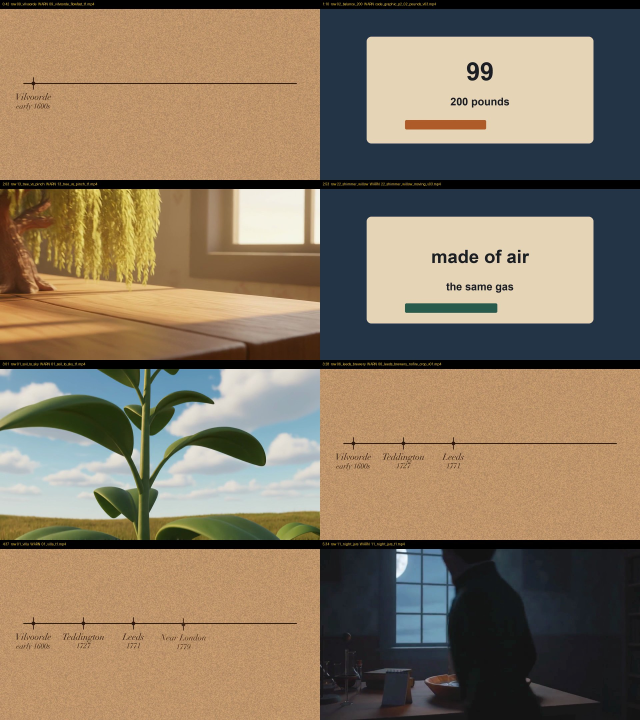
#> input picture 02_Video-Projects/006_Trees-Are-Made-Of-Air/07_Edit-Project/full_join_v01_teach/picture_qa_review.jpg, 1920 x 2160 px (shown at 1/3 size)
$ python -i _mint_part04_flow_v15_ben_fail.py   (imports and definitions only)
#> lines starting #> are read from the running program, lines starting #| are printed output that depends on the picture
#!/usr/bin/env python3
"""Part 04 Flow remint v15 — Ben FAIL (Explorer hair + CLEAN LIGHT + sharp late desks).

Parent FAIL: hos_002_part04_rough_v14.mp4
  sha256 fa62ab22d0f7cbd4f208e5200c9b8b471c23595237b4d7d2dd18e6f47dabad4f

Remint plates: 06_explorer_leaves_gap, 10_family_before_weight,
               11_publish_gaps, 11b_wait_and_hunt
(09b uses lamplock composite unless --also-09b)

Flow: the studio Ultra account on /u/1/. Scores → CoS. No PASS. No Ben ping.
"""
from __future__ import annotations

import hashlib
import json
import os
import shutil
import subprocess
import sys
import time
from pathlib import Path

from PIL import Image, ImageDraw, ImageFilter
from playwright.sync_api import sync_playwright

# [6 lines left out: function _account_sha256, not called in this run]


def _blob_account_sha256s(text: str) -> set[str]:
    import re as _re
    return {_account_sha256(e) for e in _re.findall(r"[A-Za-z0-9._%+-]+@(?:gmail|googlemail)\.com", text or "", _re.I)}


REPO = Path(__file__).resolve().parents[3]
sys.path.insert(0, str(REPO / "04_Audio" / "tools"))
import orbit_flow_veo_ui as flow  # noqa: E402

flow.FLOW_HOME = os.environ.get("ORBIT_FLOW_HOME", "https://flow.google.com/u/1/")

PROJ = Path(__file__).resolve().parents[1]
RAW = PROJ / "04_Generated-Clips/part04/raw/v15_fast"
REJECTED = RAW / "_rejected"
QA = PROJ / "07_Edit-Project/_qa_part04_v15_flow"
META = PROJ / "07_Edit-Project/part04_mint_flow_v15_meta.json"
HARVEST = Path(__file__).resolve().parent / "_harvest_newest_gallery_v01.py"
FORCE_DL = Path(__file__).resolve().parent / "_harvest_force_download_v01.py"
STARTS = PROJ / "04_Generated-Clips/part04/refs/v15_start_frames"

MODEL = os.environ.get("ORBIT_FLOW_VEO_MODEL", "Veo 3.1 - Fast")
PROFILE = Path(os.environ.get("ORBIT_FLOW_PROFILE", str(Path.home() / ".playwright-hos-flow-profile")))
REQUIRED_FLOW_EMAIL = "81a01c9d841483f444008cd69e98b26019e032ed75b5e33e17409a76c6525ce9"
ALLOWED_FLOW_EMAILS = {REQUIRED_FLOW_EMAIL, "1060171615b311ab416fccd36a51024de12b5fe8b815e6ccd3d3dde67ffad99f"}
FORBIDDEN_FLOW_EMAIL = "93b0f97ef00986fa90ead10a83be910d43707ddc8023daa2018ed1d95cbbb9d4"
MAX_CREATES = int(os.environ.get("HOS_V15_MAX_CREATES", "3"))

PARENT_V14 = PROJ / "09_Final-Export/hos_002_part04_rough_v14.mp4"
PARENT_V14_SHA = "fa62ab22d0f7cbd4f208e5200c9b8b471c23595237b4d7d2dd18e6f47dabad4f"

STYLE = (
    "Animistry-class stylised 3D cartoon (NOT photoreal). "
    "ONE continuous 1869 chemist desk: honey wood desktop, soft warm lamp, cream "
    "element cards with readable ink letters/symbols (H/C/O/N/Li — NEVER blank), "
    "leather books. Continuous real camera/object motion the whole clip. Silent. "
    "No Orbit. No Ken Burns still."
)

HAIR_LOCK = (
    "EXPLORER HAIR LOCK (match History of Science character sheet EXACTLY): FULL dense "
    "finished messy wavy chestnut-brown crown covering the ENTIRE top of the head — "
    "thick tufts readable from behind and three-quarter back. ZERO unfinished mid-scalp "
    "hole, ZERO bald patch, ZERO tonsure, ZERO monk ring, ZERO shiny bare scalp, ZERO "
    "flat untextured crown crater. Hair must look finished and sculpted like the sheet."
)

CLEAN_LIGHT_LOCK = (
    "CLEAN LIGHT LOCK: soft warm desk-lamp glow ONLY — clean air under the bulb. "
    "HARD REJECT: lava drip, molten orange leak under lamp, orange fire drip onto chair "
    "or desk, sparks, smoke, candle flame, any open fire. Empty-Chairs = soft rectangular "
    "panel glow on chair back ONLY — never flames."
)

SHARP_LOCK = (
    "SHARP FINISHED DESK LOCK: crisp readable props, books, flasks, cards. "
    "HARD REJECT: heavy motion blur, ghost doubles, unfinished mush, smeared right-side books."
)

WRITTEN_CARDS = (
    "WRITTEN CARDS LOCK: every visible element card shows readable hand-ink H/C/O/N/Li "
    "with small numbers. HARD REJECT blank cream cards."
)

KEEP = (
    "KEEP: round gold/wire glasses, fair warm-tan skin, dark teal coat, bare head (no hat), "
    "indoor wood bookcase study."
)

REJECT = (
    "HARD REJECT: unfinished/bald crown; lava/molten lamp leak; chair-top flame; smoke; "
    "heavy blur/ghost doubles; blank cards; photoreal; Orbit; twins; hat; exterior sky."
)

PROMPTS = {
    "06_explorer_leaves_gap": (
        "Image-to-video from the attached start frame. Same 1869 chemist desk DNA. "
        "Exactly ONE Explorer boy from behind / three-quarter BACK — profile/back garnish. "
        f"{HAIR_LOCK} Round gold glasses readable at temple. Dark teal coat. Fair warm-tan skin. "
        "He places or leaves a WRITTEN cream element card, leaving a glowing vacant gap. "
        f"{CLEAN_LIGHT_LOCK} {WRITTEN_CARDS} {SHARP_LOCK} {KEEP} "
        "Continuous subtle motion. Fully indoor wood/bookcase. Silent. "
        + REJECT + " " + STYLE
    ),
    "10_family_before_weight": (
        "Image-to-video from the attached start frame. Same 1869 desk DNA. "
        "WRITTEN cream family cards settle / float gently over honey wood. Empty chair with "
        "soft rectangular panel glow ONLY. "
        f"{CLEAN_LIGHT_LOCK} {WRITTEN_CARDS} {SHARP_LOCK} "
        "No Explorer. Continuous subtle motion. Indoor wood/bookcase. Silent. "
        + REJECT + " " + STYLE
    ),
    "11_publish_gaps": (
        "Image-to-video from the attached start frame. Same 1869 night desk DNA. "
        "Publish-the-gaps beat: sharp finished desk with grid board, flasks, cards. "
        f"{CLEAN_LIGHT_LOCK} {SHARP_LOCK} {WRITTEN_CARDS} "
        "No Explorer. Continuous subtle motion. Sharp props — never mushy ghost doubles. Silent. "
        + REJECT + " " + STYLE
    ),
    "11b_wait_and_hunt": (
        "Image-to-video from the attached start frame. Same 1869 night desk DNA. "
        "Wait-and-hunt beat: sharp finished desk, calm hold, readable cards/tools. "
        f"{CLEAN_LIGHT_LOCK} {SHARP_LOCK} {WRITTEN_CARDS} "
        "No Explorer. Continuous subtle motion. Silent. "
        + REJECT + " " + STYLE
    ),
    "09b_risk_hold": (
        "Image-to-video from the attached start frame. Same 1869 desk DNA. "
        "Empty wooden chair with soft rectangular backrest PANEL glow ONLY. "
        f"{CLEAN_LIGHT_LOCK} {WRITTEN_CARDS} {SHARP_LOCK} "
        "No Explorer. Continuous subtle hold. Indoor wood/bookcase. Silent. "
        + REJECT + " " + STYLE
    ),
}

START_FILES = {
    "06_explorer_leaves_gap": STARTS / "06_explorer_leaves_gap_start_v15.jpg",
    "10_family_before_weight": STARTS / "10_family_before_weight_start_v15.jpg",
    "11_publish_gaps": STARTS / "11_publish_gaps_start_v15.jpg",
    "11b_wait_and_hunt": STARTS / "11b_wait_and_hunt_start_v15.jpg",
    "09b_risk_hold": STARTS / "09b_risk_hold_start_v15_lamplock.jpg",
}


# [57 lines left out: functions sha256, safe_close, lava_suspect, hair_hole_suspect, not called in this run]


def blur_suspect(still: Path) -> dict:
    im = Image.open(still).convert("L")
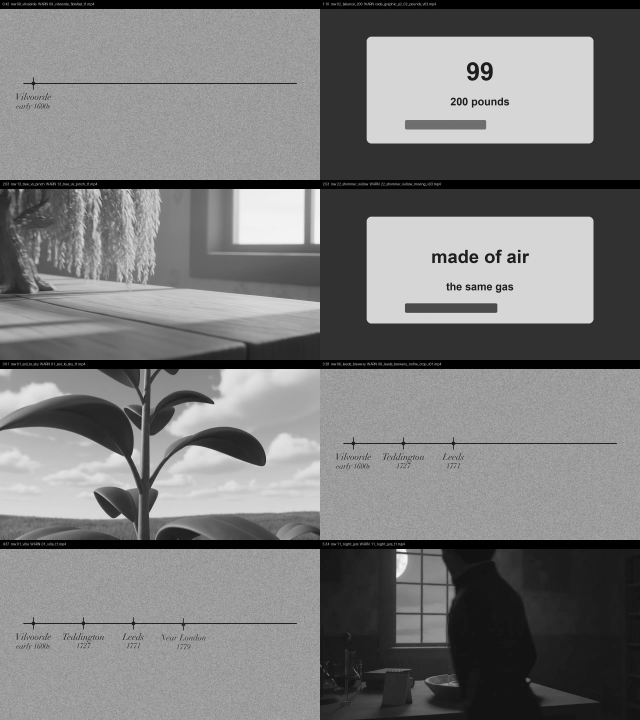
#> im: PIL image 1920x2160 L (shown at 1/3 size); min 0, max 251, mean 122.4
    w, h = im.size
#> w = 1920; h = 2160
    right = im.crop((int(w * 0.55), int(h * 0.25), int(w * 0.95), int(h * 0.85)))
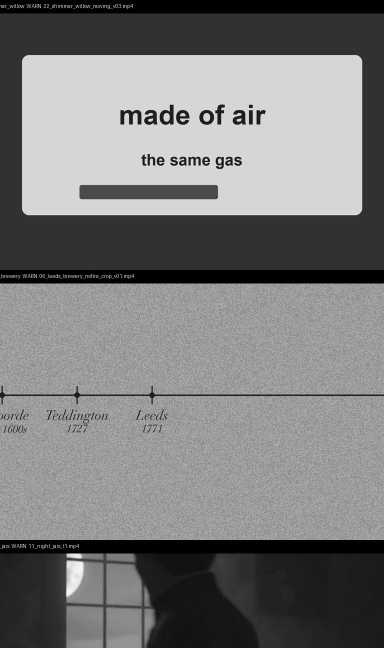
#> right: PIL image 768x1296 L (shown at 1/2 size); min 0, max 251, mean 122.6
    # Laplacian-ish via emboss residual
    edges = right.filter(ImageFilter.FIND_EDGES)
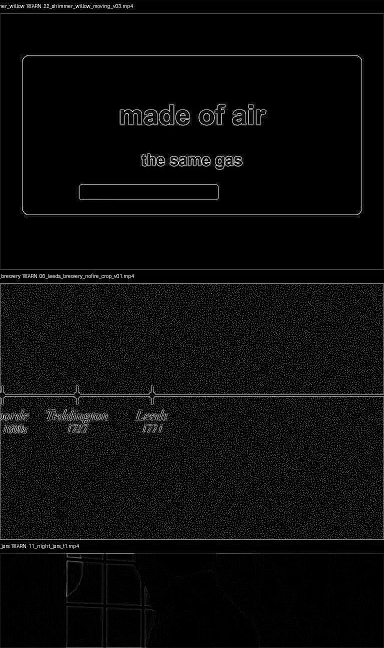
#> edges: PIL image 768x1296 L (shown at 1/2 size); min 0, max 255, mean 11.3
    stats = list(edges.getdata())
#> stats = 995328 items
    mean = sum(stats) / max(len(stats), 1)
#> mean = 11.27
    return {"still": str(still), "edge_mean": round(mean, 2), "reject": mean < 6.5}


# [249 lines left out: functions qa_clip, pick_google_account, require_flow_account, open_flow, run_harvest, run_force_download and 2 more, not called in this run]


# [2 lines not run here, left out]

>>> result = blur_suspect('../../006_Trees-Are-Made-Of-Air/07_Edit-Project/full_join_v01_teach/picture_qa_review.jpg')
#> result = 3 items

$ run again, on 02_Video-Projects/007_The-First-Vaccine/10_Shorts/qa_s04_smallpox_test_v04/hos_007_s04_smallpox_test_v04_2fps_sheet.jpg
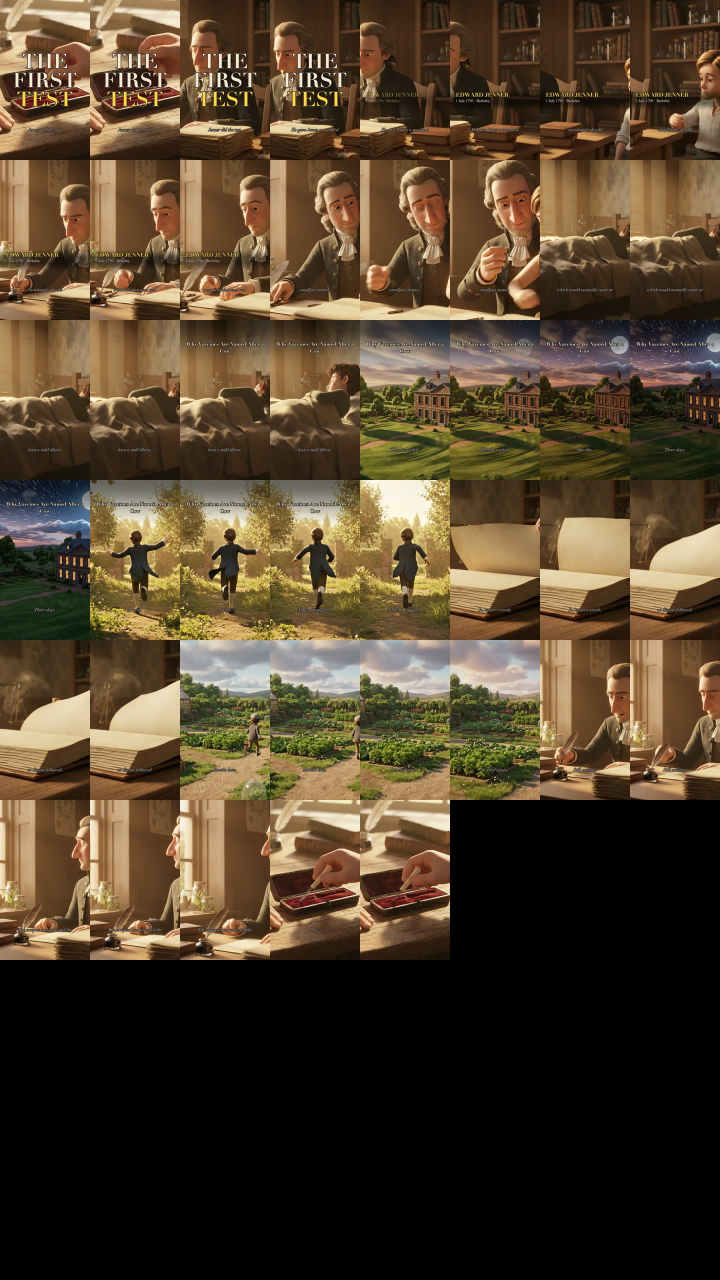
#> input picture 02_Video-Projects/007_The-First-Vaccine/10_Shorts/qa_s04_smallpox_test_v04/hos_007_s04_smallpox_test_v04_2fps_sheet.jpg, 1440 x 2560 px (shown at 1/2 size)
#> in blur_suspect, `right = im.crop((int(w * 0.55), int(h * 0.25), int(w * 0.95), int(h * ..`:
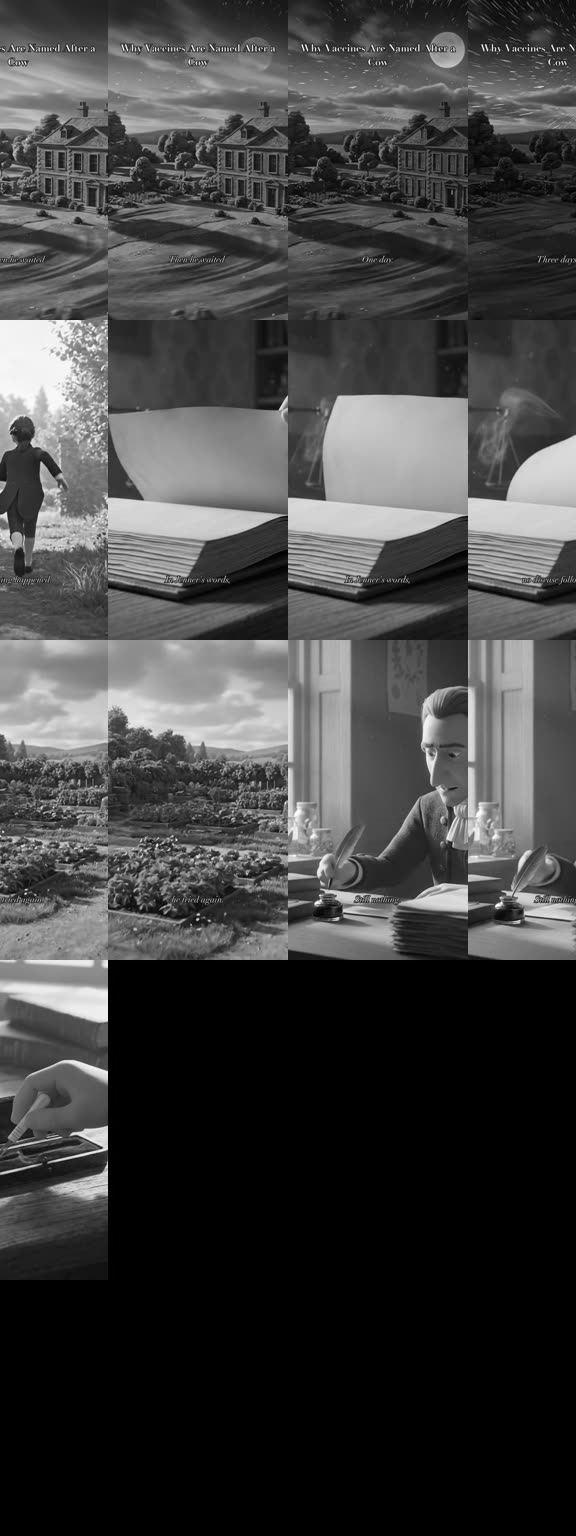
#> right: PIL image 576x1536 L; min 0, max 254, mean 65.6
#> in blur_suspect, `edges = right.filter(ImageFilter.FIND_EDGES)`:
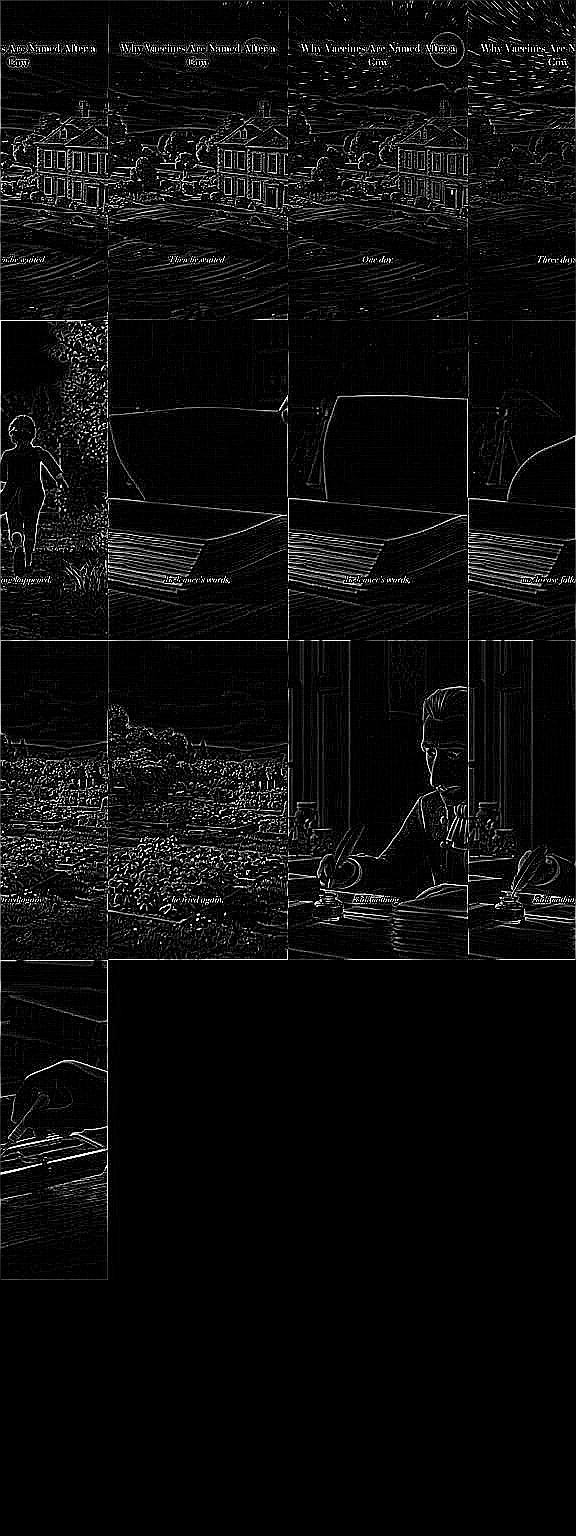
#> edges: PIL image 576x1536 L; min 0, max 255, mean 12.1
#> stats = 884736 items
#> mean = 12.15
#> result = 3 items
